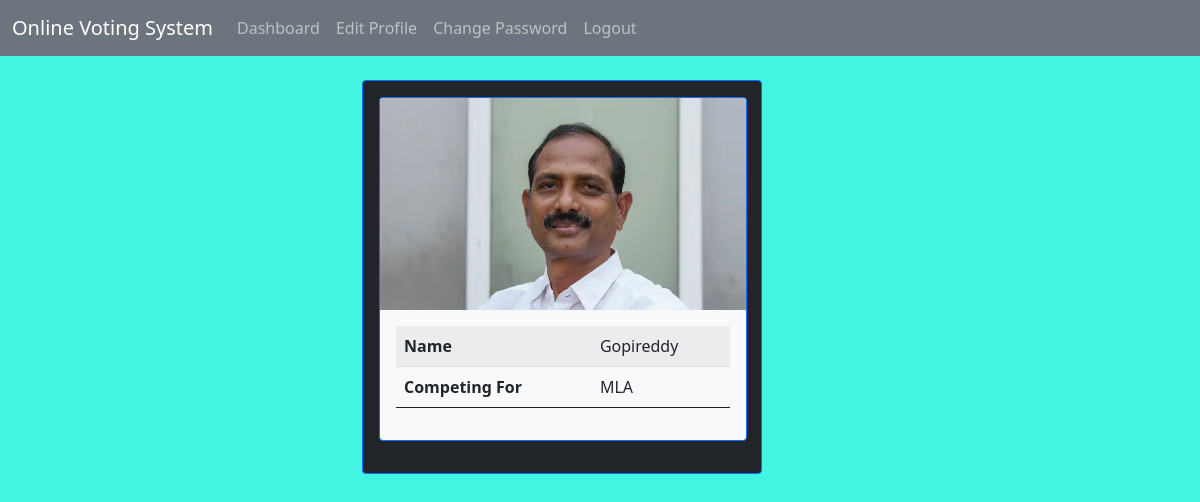
The app's page /candidate/detail/10/ (signed in) with its own data.
### poll/models.py (models this page shows, shortened)
class Candidate(models.Model):
    name = models.CharField(max_length=20)
    total_vote = models.IntegerField(default=0, editable=False)
    position = models.ForeignKey(Position, on_delete=models.CASCADE)
    image = models.ImageField(verbose_name="Candidate Pic", upload_to='images/')

class Position(models.Model):
    title = models.CharField(max_length=200, unique=True)
    def __str__(self):
        return self.title

### poll/views.py (the view)
# urls.py: path('candidate/detail/<int:id>/', views.candidateDetailView, name='detail'),
@login_required
def candidateDetailView(request, id):
    obj = get_object_or_404(Candidate, pk=id)
    return render(request, "poll/candidate_detail.html", {'obj':obj})

### poll/templates/poll/candidate_detail.html (shortened to what this page needs)
{% extends "poll/base.html" %}
{% block content %}
<br>
<div class="container-fluid as-full">
  <div class="row as-flex d-flex justify-content-center">
    <div class="col-5 align-self-center" >
      <div class="card border-primary mb-3 bg-dark" style="width: 25rem;">
        <div class="card-body">
          <div class="card border-primary mb-3 bg-light" style="width: 23rem;">
            <img src="{{ obj.image.url }}" class="card-img-top" alt="Candidate Image">
            <div class="card-body">
              <table class="table table-striped table-hover">
                <tbody>
                  <tr>
                    <td><b>Name</b></td>
                    <td>{{ obj.name }}</td>
                  </tr>
                  <tr>
                    <td><b>Competing For</b></td>
                    <td>{{ obj.position }}</td>
                  </tr>
                </tbody>
            </div>
          </div>
        </div>
      </div>
    </div>
  </div>
</div>
{% endblock %}

### poll/templates/poll/candidate_detail.html (style rules this page uses)
body { background: #42f5e0; background-repeat: no-repeat; background-attachment: fixed; background-size: cover; }

### records on screen
Candidate: image (picture), name "Gopireddy", position "MLA"
